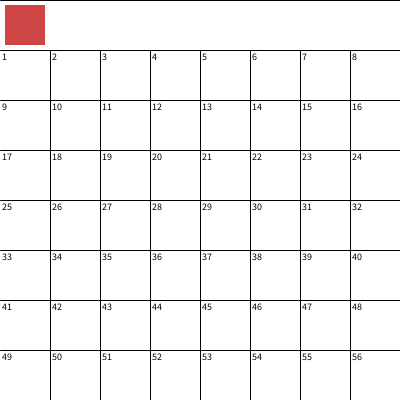
Frame 1 (no input)
Frame 60 (the mouse pressed at the canvas centre just before this capture): identical to frame 1, image omitted
Frame 120 (the mouse held since frame 60 and released just before this capture): identical to frame 1, image omitted

The Processing sketch that drew this single still picture (run headless with seeded random() and noise(); from frame 60 on, the mouse is pressed at the canvas centre):

// Processing sketch: mine_sweeper
// ── mine_sweeper.pde
int y = 0;
color r = 0;
int x = 0;
int row = 0;
int column = 0;
int msy = 0;
int Ypos = 0;
int Xpos = 0;
boolean near = true;
boolean flag_mode = false;
int space = 0;
int choose = 0;
int space_1 = 2;
int space_2 = 2;
int space_3 = 2;
int space_4 = 2;
int space_5 = 2;
int space_6 = 2;
int space_7 = 2;
int space_8 = 2;
int space_9 = 2;
int space_10 = 2;
int space_11 = 2;
int space_12 = 2;
int space_13 = 2;
int space_14 = 2;
int space_15 = 2;
int space_16 = 2;
int space_17 = 2;
int space_18 = 2;
int space_19 = 2;
int space_20 = 2;
int space_21 = 2;
int space_22 = 2;
int space_23 = 2;
int space_24 = 2;
int space_25 = 2;
int space_26 = 2;
int space_27 = 2;
int space_28 = 2;
int space_29 = 2;
int space_30 = 2;
int space_31 = 2;
int space_32 = 2;
int space_33 = 2;
int space_34 = 2;
int space_35 = 2;
int space_36 = 2;
int space_37 = 2;
int space_38 = 2;
int space_39 = 2;
int space_40 = 2;
int space_41 = 2;
int space_42 = 2;
int space_43 = 2;
int space_44 = 2;
int space_45 = 2;
int space_46 = 2;
int space_47 = 2;
int space_48 = 2;
int space_49 = 2;
int space_50 = 2;
int space_51 = 2;
int space_52 = 2;
int space_53 = 2;
int space_54 = 2;
int space_55 = 2;
int space_56 = 2;

void setup () {
  size(400, 400);
  background(255);
  cursor(CROSS);
  stroke(0);
  line(50, 50, 50, 400);
  line(100, 50, 100, 400);
  line(150, 50, 150, 400);
  line(200, 50, 200, 400);
  line(250, 50, 250, 400);
  line(300, 50, 300, 400);
  line(350, 50, 350, 400);
  line(0, 0, 400, 0);
  line(0, 50, 400, 50);
  line(0, 100, 400, 100);
  line(0, 150, 400, 150);
  line(0, 200, 400, 200);
  line(0, 250, 400, 250);
  line(0, 300, 400, 300);
  line(0, 350, 400, 350);
  fill(#CF4647);
  noStroke();
  rect(5, 5, 40, 40);
  numbers();
  choose();
}

void choose () {
  if (int(int(random(1, 5))) == 1) {
    space_1 = 1;
  } else {
    space_1 = 0;
  }
  if (int(random(1, 5)) == 1) {
    space_2 = 1;
  } else {
    space_2 = 0;
  }
  if (int(random(1, 5)) == 1) {
    space_3 = 1;
  } else {
    space_3 = 0;
  }
  if (int(random(1, 5)) == 1) {
    space_4 = 1;
  } else {
    space_4 = 0;
  }
  if (int(random(1, 5)) == 1) {
    space_5 = 1;
  } else {
    space_5 = 0;
  }
  if (int(random(1, 5)) == 1) {
    space_6 = 1;
  } else {
    space_6 = 0;
  }
  if (int(random(1, 5)) == 1) {
    space_7 = 1;
  } else {
    space_7 = 0;
  }
  if (int(random(1, 5)) == 1) {
    space_8 = 1;
  } else {
    space_8 = 0;
  }
  if (int(random(1, 5)) == 1) {
    space_9 = 1;
  } else {
    space_9 = 0;
  }
  if (int(random(1, 5)) == 1) {
    space_10 = 1;
  } else {
    space_10 = 0;
  }
  if (int(random(1, 5)) == 1) {
    space_11 = 1;
  } else {
    space_11 = 0;
  }
  if (int(random(1, 5)) == 1) {
    space_12 = 1;
  } else {
    space_12 = 0;
  }
  if (int(random(1, 5)) == 1) {
    space_13 = 1;
  } else {
    space_13 = 0;
  }
  if (int(random(1, 5)) == 1) {
    space_14 = 1;
  } else {
    space_14 = 0;
  }
  if (int(random(1, 5)) == 1) {
    space_15 = 1;
  } else {
    space_15 = 0;
  }
  if (int(random(1, 5)) == 1) {
    space_16 = 1;
  } else {
    space_16 = 0;
  }
  if (int(random(1, 5)) == 1) {
    space_17 = 1;
  } else {
    space_17 = 0;
  }
  if (int(random(1, 5)) == 1) {
    space_18 = 1;
  } else {
    space_18 = 0;
  }
  if (int(random(1, 5)) == 1) {
    space_19 = 1;
  } else {
    space_19 = 0;
  }
  if (int(random(1, 5)) == 1) {
    space_20 = 1;
  } else {
    space_20 = 0;
  }
  if (int(random(1, 5)) == 1) {
    space_21 = 1;
  } else {
    space_21 = 0;
  }
  if (int(random(1, 5)) == 1) {
    space_22 = 1;
  } else {
    space_22 = 0;
  }
  if (int(random(1, 5)) == 1) {
    space_23 = 1;
  } else {
    space_23 = 0;
  }
  if (int(random(1, 5)) == 1) {
    space_24 = 1;
  } else {
    space_24 = 0;
  }
  if (int(random(1, 5)) == 1) {
    space_25 = 1;
  } else {
    space_25 = 0;
  }
  if (int(random(1, 5)) == 1) {
    space_26 = 1;
  } else {
    space_26 = 0;
  }
  if (int(random(1, 5)) == 1) {
    space_27 = 1;
  } else {
    space_27 = 0;
  }
  if (int(random(1, 5)) == 1) {
    space_28 = 1;
  } else {
    space_28 = 0;
  }
  if (int(random(1, 5)) == 1) {
    space_29 = 1;
  } else {
    space_29 = 0;
  }
  if (int(random(1, 5)) == 1) {
    space_30 = 1;
  } else {
    space_30 = 0;
  }
  if (int(random(1, 5)) == 1) {
    space_31 = 1;
  } else {
    space_31 = 0;
  }
  if (int(random(1, 5)) == 1) {
    space_32 = 1;
  } else {
    space_32 = 0;
  }
  if (int(random(1, 5)) == 1) {
    space_33 = 1;
  } else {
    space_33 = 0;
  }
  if (int(random(1, 5)) == 1) {
    space_34 = 1;
  } else {
    space_34 = 0;
  }
  if (int(random(1, 5)) == 1) {
    space_35 = 1;
  } else {
    space_35 = 0;
  }
  if (int(random(1, 5)) == 1) {
    space_36 = 1;
  } else {
    space_36 = 0;
  }
  if (int(random(1, 5)) == 1) {
    space_37 = 1;
  } else {
    space_37 = 0;
  }
  if (int(random(1, 5)) == 1) {
    space_38 = 1;
  } else {
    space_38 = 0;
  }
  if (int(random(1, 5)) == 1) {
    space_39 = 1;
  } else {
    space_39 = 0;
  }
  if (int(random(1, 5)) == 1) {
    space_40 = 1;
  } else {
    space_40 = 0;
  }
  if (int(random(1, 5)) == 1) {
    space_40 = 1;
  } else {
    space_40 = 0;
  }
  if (int(random(1, 5)) == 1) {
    space_41 = 1;
  } else {
    space_41 = 0;
  }
  if (int(random(1, 5)) == 1) {
    space_42 = 1;
  } else {
    space_42 = 0;
  }
  if (int(random(1, 5)) == 1) {
    space_43 = 1;
  } else {
    space_43 = 0;
  }
  if (int(random(1, 5)) == 1) {
    space_44 = 1;
  } else {
    space_44 = 0;
  }
  if (int(random(1, 5)) == 1) {
    space_45 = 1;
  } else {
    space_45 = 0;
  }
  if (int(random(1, 5)) == 1) {
    space_46 = 1;
  } else {
    space_46 = 0;
  }
  if (int(random(1, 5)) == 1) {
    space_47 = 1;
  } else {
    space_47 = 0;
  }
  if (int(random(1, 5)) == 1) {
    space_48 = 1;
  } else {
    space_48 = 0;
  }
  if (int(random(1, 5)) == 1) {
    space_49 = 1;
  } else {
    space_49 = 0;
  }
  if (int(random(1, 5)) == 1) {
    space_50 = 1;
  } else {
    space_50 = 0;
  }
  if (int(random(1, 5)) == 1) {
    space_51 = 1;
  } else {
    space_51 = 0;
  }
  if (int(random(1, 5)) == 1) {
    space_52 = 1;
  } else {
    space_52 = 0;
  }
  if (int(random(1, 5)) == 1) {
    space_53 = 1;
  } else {
    space_53 = 0;
  }
  if (int(random(1, 5)) == 1) {
    space_54 = 1;
  } else {
    space_54 = 0;
  }
  if (int(random(1, 5)) == 1) {
    space_55 = 1;
  } else {
    space_55 = 0;
  }
  if (int(random(1, 5)) == 1) {
    space_56 = 1;
  } else {
    space_56 = 0;
  }
}

void draw () {
  if (choose == 0) {
    if (mousePressed == true) {
      x = mouseX;
      msy = mouseY;
      if (x > 0 && x < 50) {
        column = 1;
      }
      if (x > 50 && x < 100) {
        column = 2;
      }
      if (x > 100 && x < 150) {
        column = 3;
      }
      if (x > 150 && x < 200) {
        column = 4;
      }
      if (x > 200 && x < 250) {
        column = 5;
      }
      if (x > 250 && x < 300) {
        column = 6;
      }
      if (x > 300 && x < 350) {
        column = 7;
      }
      if (x > 350 && x < 400) {
        column = 8;
      }
      if (msy > 50 && msy < 100) {
        row = 1;
      }
      if (msy > 100 && msy < 150) {
        row = 2;
      }
      if (msy > 150 && msy < 200) {
        row = 3;
      }
      if (msy > 200 && msy < 250) {
        row = 4;
      }
      if (msy > 250 && msy < 300) {
        row = 5;
      }
      if (msy > 300 && msy < 350) {
        row = 6;
      }
      if (msy > 350 && msy < 400) {
        row = 7;
      }
      find_space();
      row = 0;
      column = 0;
      if (mouseX <= 45 && mouseX >= 5 && mouseY >= 5 && mouseY <= 45) {
        delay(70);
        if (flag_mode == true) {
          stroke(255);
          fill(#CF4647);
          rect(5, 5, 40, 40);
          flag_mode = false;
          near = true;
        } else {
          flag_mode = true;
          strokeWeight(3);
          stroke(0);
          fill(#CF4647);
          rect(5, 5, 40, 40);
          near = false;
        }
      }
    }
  }
}

void numbers () {
  textSize(10);
  fill(0);
  y = 60;
  text("1", 2, y);
  text("2", 52, y);
  text("3", 102, y);
  text("4", 152, y);
  text("5", 202, y);
  text("6", 252, y);
  text("7", 302, y);
  text("8", 352, y);
  y = 110;
  text("9", 2, y);
  text("10", 52, y);
  text("11", 102, y);
  text("12", 152, y);
  text("13", 202, y);
  text("14", 252, y);
  text("15", 302, y);
  text("16", 352, y);
  y = 160;
  text("17", 2, y);
  text("18", 52, y);
  text("19", 102, y);
  text("20", 152, y);
  text("21", 202, y);
  text("22", 252, y);
  text("23", 302, y);
  text("24", 352, y);
  y = 210;
  text("25", 2, y);
  text("26", 52, y);
  text("27", 102, y);
  text("28", 152, y);
  text("29", 202, y);
  text("30", 252, y);
  text("31", 302, y);
  text("32", 352, y);
  y = 260;
  text("33", 2, y);
  text("34", 52, y);
  text("35", 102, y);
  text("36", 152, y);
  text("37", 202, y);
  text("38", 252, y);
  text("39", 302, y);
  text("40", 352, y);
  y = 310;
  text("41", 2, y);
  text("42", 52, y);
  text("43", 102, y);
  text("44", 152, y);
  text("45", 202, y);
  text("46", 252, y);
  text("47", 302, y);
  text("48", 352, y);
  y = 360;
  text("49", 2, y);
  text("50", 52, y);
  text("51", 102, y);
  text("52", 152, y);
  text("53", 202, y);
  text("54", 252, y);
  text("55", 302, y);
  text("56", 352, y);
}

void find_space () {
  mouseMoved();
  if (flag_mode == true) {
    Xpos = column*50 - 40;
    Ypos = row*50 + 10;
    noStroke();
    rect(Xpos, Ypos, 30, 30);
  }
  if (flag_mode == false && r != 207) {
    // ROW 1 ---------------------------------------------------------------------------------------
    if (row == 1 && column == 1) {
      space = 1;
      near = true;
      if (space_1 == 1) {
        near = false;
        fill(0);
        ellipse(25, 75, 30, 30);
        exit();
      }
    }
    if (row == 1 && column == 2) {
      space = 2;
      near = true;
      if (space_2 == 1) {
        near = false;
        fill(0);
        ellipse(75, 75, 30, 30);
        exit();
      }
    }
    if (row == 1 && column == 3) {
      space = 3;
      near = true;
      if (space_3 == 1) {
        near = false;
        fill(0);
        ellipse(125, 75, 30, 30);
        exit();
      }
    }
    if (row == 1 && column == 4) {
      space = 4;
      near = true;
      if (space_4 == 1) {
        near = false;
        fill(0);
        ellipse(175, 75, 30, 30);
        exit();
      }
    }
    if (row == 1 && column == 5) {
      space = 5;
      near = true;
      if (space_5 == 1) {
        near = false;
        fill(0);
        ellipse(225, 75, 30, 30);
        exit();
      }
    }
    if (row == 1 && column == 6) {
      space = 6;
      near = true;
      if (space_6 == 1) {
        near = false;
        fill(0);
        ellipse(275, 75, 30, 30);
        exit();
      }
    }
    if (row == 1 && column == 7) {
      space = 7;
      near = true;
      if (space_7 == 1) {
        near = false;
        fill(0);
        ellipse(325, 75, 30, 30);
        exit();
      }
    }
    if (row == 1 && column == 8) {
      space = 8;
      near = true;
      if (space_8 == 1) {
        near = false;
        fill(0);
        ellipse(375, 75, 30, 30);
        exit();
      }
    }
    // ROW 2 ---------------------------------------------------------------------------------------
    if (row == 2 && column == 1) {
      space = 9;
      near = true;
      if (space_9 == 1) {
        near = false;
        fill(0);
        ellipse(25, 125, 30, 30);
        exit();
      }
    }
    if (row == 2 && column == 2) {
      space = 10;
      near = true;
      if (space_10 == 1) {
        near = false;
        fill(0);
        ellipse(75, 125, 30, 30);
        exit();
      }
    }
    if (row == 2 && column == 3) {
      space = 11;
      near = true;
      if (space_11 == 1) {
        near = false;
        fill(0);
        ellipse(125, 125, 30, 30);
        exit();
      }
    }
    if (row == 2 && column == 4) {
      space = 12;
      near = true;
      if (space_12 == 1) {
        near = false;
        fill(0);
        ellipse(175, 125, 30, 30);
        exit();
      }
    }
    if (row == 2 && column == 5) {
      space = 13;
      near = true;
      if (space_13 == 1) {
        near = false;
        fill(0);
        ellipse(225, 125, 30, 30);
        exit();
      }
    }
    if (row == 2 && column == 6) {
      space = 14;
      near = true;
      if (space_14 == 1) {
        near = false;
        fill(0);
        ellipse(275, 125, 30, 30);
        exit();
      }
    }
    if (row == 2 && column == 7) {
      space = 15;
      near = true;
      if (space_15 == 1) {
        near = false;
        fill(0);
        ellipse(325, 125, 30, 30);
        exit();
      }
    }
    if (row == 2 && column == 8) {
      space = 16;
      near = true;
      if (space_16 == 1) {
        near = false;
        fill(0);
        ellipse(375, 125, 30, 30);
        exit();
      }
    }
    // ROW 3 ---------------------------------------------------------------------------------------
    if (row == 3 && column == 1) {
      space = 17;
      near = true;
      if (space_17 == 1) {
        near = false;
        fill(0);
        ellipse(25, 175, 30, 30);
        exit();
      }
    }
    if (row == 3 && column == 2) {
      space = 18;
      near = true;
      if (space_18 == 1) {
        near = false;
        fill(0);
        ellipse(75, 175, 30, 30);
        exit();
      }
    }
    if (row == 3 && column == 3) {
      space = 19;
      near = true;
      if (space_19 == 1) {
        near = false;
        fill(0);
        ellipse(125, 175, 30, 30);
        exit();
      }
    }
    if (row == 3 && column == 4) {
      space = 20;
      near = true;
      if (space_20 == 1) {
        near = false;
        fill(0);
        ellipse(175, 175, 30, 30);
        exit();
      }
    }
    if (row == 3 && column == 5) {
      space = 21;
      near = true;
      if (space_21 == 1) {
        near = false;
        fill(0);
        ellipse(225, 175, 30, 30);
        exit();
      }
    }
    if (row == 3 && column == 6) {
      space = 22;
      near = true;
      if (space_22 == 1) {
        near = false;
        fill(0);
        ellipse(275, 175, 30, 30);
        exit();
      }
    }
    if (row == 3 && column == 7) {
      space = 23;
      near = true;
      if (space_23 == 1) {
        near = false;
        fill(0);
        ellipse(325, 175, 30, 30);
        exit();
      }
    }
    if (row == 3 && column == 8) {
      space = 24;
      near = true;
      if (space_24 == 1) {
        near = false;
        fill(0);
        ellipse(375, 175, 30, 30);
        exit();
      }
    }
    // ROW 4 ---------------------------------------------------------------------------------------
    if (row == 4 && column == 1) {
      space = 25;
      near = true;
      if (space_25 == 1) {
        near = false;
        fill(0);
        ellipse(25, 225, 30, 30);
        exit();
      }
    }
    if (row == 4 && column == 2) {
      space = 26;
      near = true;
      if (space_26 == 1) {
        near = false;
        fill(0);
        ellipse(75, 225, 30, 30);
        exit();
      }
    }
    if (row == 4 && column == 3) {
      space = 27;
      near = true;
      if (space_27 == 1) {
        near = false;
        fill(0);
        ellipse(125, 225, 30, 30);
        exit();
      }
    }
    if (row == 4 && column == 4) {
      space = 28;
      near = true;
      if (space_28 == 1) {
        near = false;
        fill(0);
        ellipse(175, 225, 30, 30);
        exit();
      }
    }
    if (row == 4 && column == 5) {
      space = 29;
      near = true;
      if (space_29 == 1) {
        near = false;
        fill(0);
        ellipse(225, 225, 30, 30);
        exit();
      }
    }
    if (row == 4 && column == 6) {
      space = 30;
      near = true;
      if (space_30 == 1) {
        near = false;
        fill(0);
        ellipse(275, 225, 30, 30);
        exit();
      }
    }
    if (row == 4 && column == 7) {
      space = 31;
      near = true;
      if (space_31 == 1) {
        near = false;
        fill(0);
        ellipse(325, 225, 30, 30);
        exit();
      }
    }
    if (row == 4 && column == 8) {
      space = 32;
      near = true;
      if (space_32 == 1) {
        near = false;
        fill(0);
        ellipse(375, 225, 30, 30);
        exit();
      }
    }
    // ROW 5 ---------------------------------------------------------------------------------------
    if (row == 5 && column == 1) {
      space = 33;
      near = true;
      if (space_33 == 1) {
        near = false;
        fill(0);
        ellipse(25, 275, 30, 30);
        exit();
      }
    }
    if (row == 5 && column == 2) {
      space = 34;
      near = true;
      if (space_34 == 1) {
        near = false;
        fill(0);
        ellipse(75, 275, 30, 30);
        exit();
      }
    }
    if (row == 5 && column == 3) {
      space = 35;
      near = true;
      if (space_35 == 1) {
        near = false;
        fill(0);
        ellipse(125, 275, 30, 30);
        exit();
      }
    }
    if (row == 5 && column == 4) {
      space = 36;
      near = true;
      if (space_36 == 1) {
        near = false;
        fill(0);
        ellipse(175, 275, 30, 30);
        exit();
      }
    }
    if (row == 5 && column == 5) {
      space = 37;
      near = true;
      if (space_37 == 1) {
        near = false;
        fill(0);
        ellipse(225, 275, 30, 30);
        exit();
      }
    }
    if (row == 5 && column == 6) {
      space = 38;
      near = true;
      if (space_38 == 1) {
        near = false;
        fill(0);
        ellipse(275, 275, 30, 30);
        exit();
      }
    }
    if (row == 5 && column == 7) {
      space = 39;
      near = true;
      if (space_39 == 1) {
        near = false;
        fill(0);
        ellipse(325, 275, 30, 30);
        exit();
      }
    }
    if (row == 5 && column == 8) {
      space = 40;
      near = true;
      if (space_40 == 1) {
        near = false;
        fill(0);
        ellipse(375, 275, 30, 30);
        exit();
      }
    }
    // ROW 6 ---------------------------------------------------------------------------------------
    if (row == 6 && column == 1) {
      space = 41;
      near = true;
      if (space_41 == 1) {
        near = false;
        fill(0);
        ellipse(25, 325, 30, 30);
        exit();
      }
    }
    if (row == 6 && column == 2) {
      space = 42;
      near = true;
      if (space_42 == 1) {
        near = false;
        fill(0);
        ellipse(75, 325, 30, 30);
        exit();
      }
    }
    if (row == 6 && column == 3) {
      space = 43;
      near = true;
      if (space_43 == 1) {
        near = false;
        fill(0);
        ellipse(125, 325, 30, 30);
        exit();
      }
    }
    if (row == 6 && column == 4) {
      space = 44;
      near = true;
      if (space_44 == 1) {
        near = false;
        fill(0);
        ellipse(175, 325, 30, 30);
        exit();
      }
    }
    if (row == 6 && column == 5) {
      space = 45;
      near = true;
      if (space_45 == 1) {
        near = false;
        fill(0);
        ellipse(225, 325, 30, 30);
        exit();
      }
    }
    if (row == 6 && column == 6) {
      space = 46;
      near = true;
      if (space_46 == 1) {
        near = false;
        fill(0);
        ellipse(275, 325, 30, 30);
        exit();
      }
    }
    if (row == 6 && column == 7) {
      space = 47;
      near = true;
      if (space_47 == 1) {
        near = false;
        fill(0);
        ellipse(325, 325, 30, 30);
        exit();
      }
    }
    if (row == 6 && column == 8) {
      space = 48;
      near = true;
      if (space_48 == 1) {
        near = false;
        fill(0);
        ellipse(375, 325, 30, 30);
        exit();
      }
    }
    // ROW 7 ---------------------------------------------------------------------------------------
    if (row == 7 && column == 1) {
      space = 49;
      near = true;
      if (space_49 == 1) {
        near = false;
        fill(0);
        ellipse(25, 375, 30, 30);
        exit();
      }
    }
    if (row == 7 && column == 2) {
      space = 50;
      near = true;
      if (space_50 == 1) {
        near = false;
        fill(0);
        ellipse(75, 375, 30, 30);
        exit();
      }
    }
    if (row == 7 && column == 3) {
      space = 51;
      near = true;
      if (space_51 == 1) {
        near = false;
        fill(0);
        ellipse(125, 375, 30, 30);
        exit();
      }
    }
    if (row == 7 && column == 4) {
      space = 52;
      near = true;
      if (space_52 == 1) {
        near = false;
        fill(0);
        ellipse(175, 375, 30, 30);
        exit();
      }
    }
    if (row == 7 && column == 5) {
      space = 53;
      near = true;
      if (space_53 == 1) {
        near = false;
        fill(0);
        ellipse(225, 375, 30, 30);
        exit();
      }
    }
    if (row == 7 && column == 6) {
      space = 54;
      near = true;
      if (space_54 == 1) {
        near = false;
        fill(0);
        ellipse(275, 375, 30, 30);
        exit();
      }
    }
    if (row == 7 && column == 7) {
      space = 55;
      near = true;
      if (space_55 == 1) {
        near = false;
        fill(0);
        ellipse(325, 375, 30, 30);
        exit();
      }
    }
    if (row == 7 && column == 8) {
      space = 56;
      near = true;
      if (space_56 == 1) {
        near = false;
        fill(0);
        ellipse(375, 375, 30, 30);
        exit();
      }
    }
    row =0;
    column = 0;
  }

  if (near == true) {
    fill(#9C9453);
    if (space == 1) {
      text(space_2 + space_9 + space_10, 40, 60);
    }
    if (space == 2) {
      text(space_1 + space_3 + space_11 + space_10 + space_9, 90, 60);
    }
    if (space == 3) {
      text(space_2 + space_4 + space_10 + space_11 + space_12, 140, 60);
    }
    if (space == 4) {
      text(space_3 + space_5 + space_11 + space_12 + space_13, 190, 60);
    }
    if (space == 5) {
      text(space_4 + space_6 + space_12 + space_13 + space_14, 240, 60);
    }
    if (space == 6) {
      text(space_5 + space_7 + space_13 + space_14 + space_15, 290, 60);
    }
    if (space == 7) {
      text(space_6 + space_8 + space_14 + space_15 + space_16, 340, 60);
    }
    if (space == 8) {
      text(space_7 + space_15 + space_16, 390, 60);
    }
    if (space == 9) {
      text(space_1 + space_2 + space_10 + space_17 + space_18, 40, 110);
    }
    if (space == 10) {
      text(space_1 + space_2 + space_3 + space_9 + space_11 + space_17 + space_18 + space_19, 90, 110);
    }
    if (space == 11) {
      text(space_2 + space_3 + space_4 + space_12 + space_10 + space_18 + space_19 + space_20, 140, 110);
    }
    if (space == 12) {
      text(space_3 + space_4 + space_5 + space_11 + space_13 + space_19 + space_20 + space_21, 190, 110);
    }
    if (space == 13) {
      text(space_4+space_5+space_6+space_12+space_14+space_20+space_21+space_22, 240, 110);
    }
    if (space == 14) {
      text(space_5+space_6+space_7+space_13+space_15+space_21+space_22+space_23, 290, 110);
    }
    if (space == 15) {
      text(space_6+space_7+space_8+space_14+space_16+space_22+space_23+space_24, 340, 110);
    }
    if (space == 16) {
      text(space_7+space_8+space_15+space_23+space_24, 390, 110);
    }
    if (space == 17) {
      text(space_9+space_10+space_18+space_25+space_26, 40, 160);
    }
    if (space == 18) {
      text(space_9+space_10+space_11+space_17+space_19+space_25+space_26+space_27, 90, 160);
    }
    if (space == 19) {
      text(space_10+space_11+space_12+space_18+space_20+space_26+space_27+space_28, 140, 160);
    }
    if (space == 20) {
      text(space_11+space_12+space_13+space_19+space_21+space_27+space_28+space_29, 190, 160);
    }
    if (space == 21) {
      text(space_12+space_13+space_14+space_20+space_22+space_28+space_29+space_30, 240, 160);
    }
    if (space == 22) {
      text(space_13+space_14+space_15+space_21+space_23+space_29+space_30+space_31, 290, 160);
    }
    if (space == 23) {
      text(space_14+space_15+space_16+space_22+space_24+space_30+space_31+space_32, 340, 160);
    }
    if (space == 24) {
      text(space_15+space_16+space_23+space_31+space_32, 390, 160);
    }
    if (space == 25) {
      text(space_17+space_18+space_26+space_33+space_34, 40, 210);
    }
    if (space == 26) {
      text(space_17+space_18+space_19+space_25+space_27+space_33+space_34+space_35, 90, 210);
    }
    if (space == 27) {
      text(space_18+space_19+space_20+space_26+space_28+space_34+space_35+space_36, 140, 210);
    }
    if (space == 28) {
      text(space_19+space_20+space_21+space_27+space_29+space_35+space_36+space_37, 190, 210);
    }
    if (space == 29) {
      text(space_20+space_21+space_22+space_28+space_30+space_36+space_37+space_38, 240, 210);
    }
    if (space == 30) {
      text(space_21+space_22+space_23+space_29+space_31+space_37+space_38+space_39, 290, 210);
    }
    if (space == 31) {
      text(space_22+space_23+space_24+space_30+space_32+space_38+space_39+space_40, 340, 210);
    }
    if (space == 32) {
      text(space_23+space_24+space_31+space_39+space_40, 390, 210);
    }
    if (space == 33) {
      text(space_25+space_26+space_34+space_41+space_42, 40, 260);
    }
    if (space == 34) {
      text(space_25+space_26+space_27+space_33+space_35+space_41+space_42+space_43, 90, 260);
    }
    if (space == 35) {
      text(space_26+space_27+space_28+space_34+space_36+space_42+space_43+space_44, 140, 260);
    }
    if (space == 36) {
      text(space_27+space_28+space_29+space_35+space_37+space_43+space_44+space_45, 190, 260);
    }
    if (space == 37) {
      text(space_28+space_29+space_30+space_36+space_38+space_44+space_45+space_46, 240, 260);
    }
    if (space == 38) {
      text(space_29+space_30+space_31+space_37+space_39+space_45+space_46+space_47, 290, 260);
    }
    if (space == 39) {
      text(space_30+space_31+space_32+space_38+space_40+space_46+space_47+space_48, 340, 260);
    }
    if (space == 40) {
      text(space_31+space_32+space_39+space_47+space_48, 390, 260);
    }
    if (space == 41) {
      text(space_33+space_34+space_42+space_49+space_50, 40, 310);
    }
    if (space == 42) {
      text(space_33+space_34+space_35+space_41+space_43+space_49+space_50+space_51, 90, 310);
    }
    if (space == 43) {
      text(space_34+space_35+space_36+space_42+space_44+space_50+space_51+space_52, 140, 310);
    }
    if (space == 44) {
      text(space_35+space_36+space_37+space_43+space_45+space_51+space_52+space_53, 190, 310);
    }
    if (space == 45) {
      text(space_36+space_37+space_38+space_44+space_46+space_52+space_53+space_54, 240, 310);
    }
    if (space == 46) {
      text(space_37+space_38+space_39+space_45+space_47+space_53+space_54+space_55, 290, 310);
    }
    if (space == 47) {
      text(space_38+space_39+space_40+space_46+space_48+space_54+space_55+space_56, 340, 310);
    }
    if (space == 48) {
      text(space_39+space_40+space_47+space_55+space_56, 390, 310);
    }
    if (space == 49) {
      text(space_41+space_42+space_50, 40, 360);
    }
    if (space == 50) {
      text(space_41+space_42+space_43+space_49+space_51, 90, 360);
    }
    if (space == 51) {
      text(space_42+space_43+space_44+space_50+space_52, 140, 360);
    }
    if (space == 52) {
      text(space_43+space_44+space_45+space_51+space_53, 190, 360);
    }
    if (space == 53) {
      text(space_44+space_45+space_46+space_52+space_54, 240, 360);
    }
    if (space == 54) {
      text(space_45+space_46+space_47+space_53+space_55, 290, 360);
    }
    if (space == 55) {
      text(space_46+space_47+space_48+space_54+space_56, 340, 360);
    }
    if (space == 56) {
      text(space_47+space_48+space_55, 390, 360);
    }
  }
}

void mouseMoved() {
  color c = get(mouseX, mouseY);

  color r = c >> 020 & 0xFF;
  println( "\tR: " + r);
}
